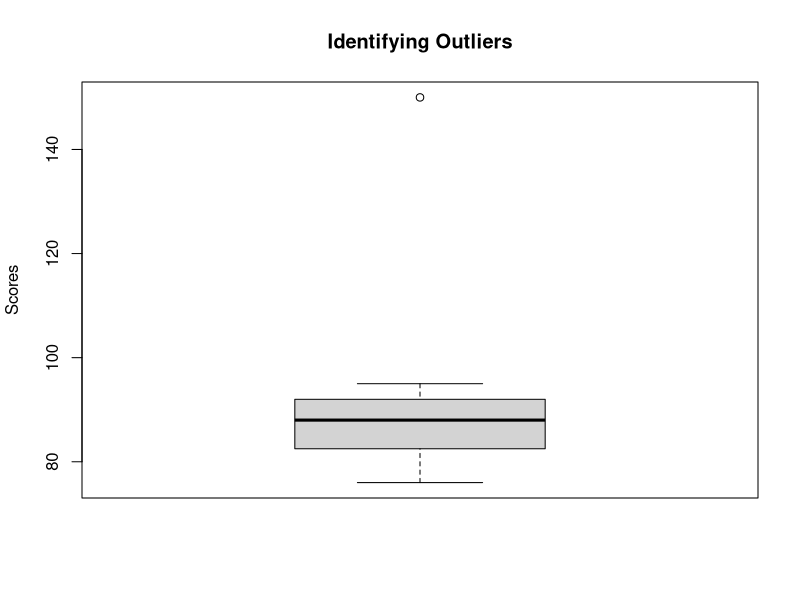
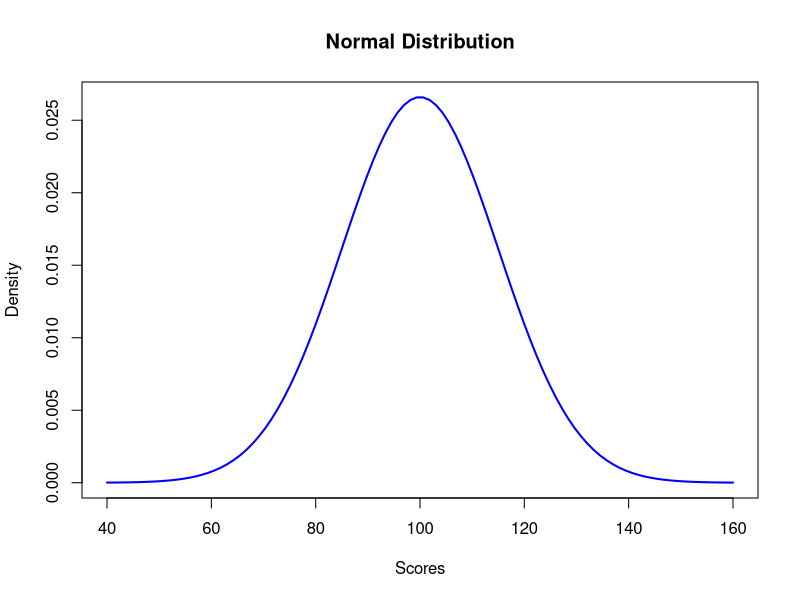
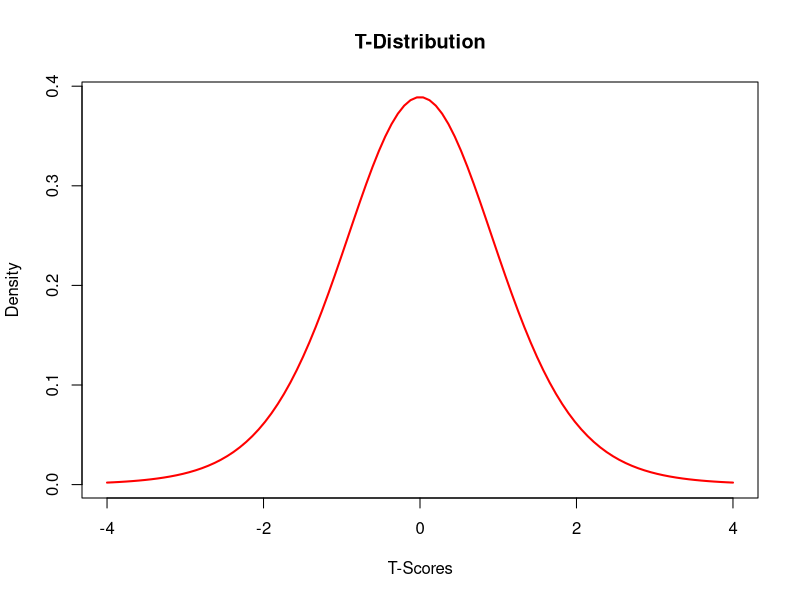

Source code (R) for these figures, in order:
## ---- chunk 1
# Sample data vector
scores <- c(85, 90, 76, 88, 95, 92, 81, 77, 84, 92)

# Calculate the mean
mean_score <- mean(scores)
print(paste("The mean score is:", mean_score))

## ---- chunk 2
# Calculate the median
median_score <- median(scores)
print(paste("The median score is:", median_score))

## ---- chunk 3
# Calculate the mode
get_mode <- function(x) {
  uniqx <- unique(x)
  uniqx[which.max(tabulate(match(x, uniqx)))]
}

mode_score <- get_mode(scores)
print(paste("The mode score is:", mode_score))

## ---- chunk 4
# Sample data vector
scores <- c(85, 90, 76, 88, 95, 92, 81, 77, 84, 92)

# Calculate the range
range_value <- max(scores) - min(scores)
print(paste("The range is:", range_value))
## ---- chunk 5
# Calculate the variance
variance_value <- var(scores)
print(paste("The variance is:", variance_value))
## ---- chunk 6
# Calculate the standard deviation
std_deviation <- sd(scores)
print(paste("The standard deviation is:", std_deviation))
## ---- chunk 7
# Stress scores for two groups
therapy_group <- c(30, 45, 50, 55, 60, 70, 80)
standard_group <- c(40, 42, 44, 46, 48, 50, 52)

# Standard deviation for each group
std_therapy <- sd(therapy_group)
std_standard <- sd(standard_group)

print(paste("Standard deviation for therapy group:", std_therapy))
print(paste("Standard deviation for standard group:", std_standard))
## ---- chunk 8
# Sample data vector
scores <- c(85, 90, 76, 88, 95, 92, 81, 77, 84, 92, 150)

# Create a boxplot to identify outliers
boxplot(scores, main="Identifying Outliers", ylab="Scores")

# Calculate the IQR and identify outliers
Q1 <- quantile(scores, 0.25)
Q3 <- quantile(scores, 0.75)
IQR <- Q3 - Q1
lower_bound <- Q1 - 1.5 * IQR
upper_bound <- Q3 + 1.5 * IQR
outliers <- scores[scores < lower_bound | scores > upper_bound]

print(paste("Outliers:", paste(outliers, collapse = ", ")))
## ---- chunk 9
# Define parameters
mean <- 100
sd <- 15

# Calculate the probability of a score being less than 110
prob_less_than_110 <- pnorm(110, mean, sd)
print(paste("Probability of a score less than 110:", prob_less_than_110))

# Calculate the probability of a score between 90 and 110
prob_between_90_and_110 <- pnorm(110, mean, sd) - pnorm(90, mean, sd)
print(paste("Probability of a score between 90 and 110:", prob_between_90_and_110))

## ---- chunk 10
# Generate a sequence of values
x <- seq(mean - 4*sd, mean + 4*sd, length=100)

# Calculate the density
y <- dnorm(x, mean, sd)

# Plot the normal distribution
plot(x, y, type="l", lwd=2, col="blue", main="Normal Distribution",
     xlab="Scores", ylab="Density")
## ---- chunk 11
# Define parameters
df <- 10  # degrees of freedom

# Calculate the probability of a t-score being less than 1.5
prob_less_than_1_5 <- pt(1.5, df)
print(paste("Probability of a t-score less than 1.5:", prob_less_than_1_5))

# Calculate the probability of a t-score between -1 and 1
prob_between_minus1_and_1 <- pt(1, df) - pt(-1, df)
print(paste("Probability of a t-score between -1 and 1:", prob_between_minus1_and_1))
## ---- chunk 12
# Generate a sequence of values
x <- seq(-4, 4, length=100)

# Calculate the density
y <- dt(x, df)

# Plot the t-distribution
plot(x, y, type="l", lwd=2, col="red", main="T-Distribution",
     xlab="T-Scores", ylab="Density")

## ---- chunk 13
# Define the sample space
sample_space <- 1:5

# Simulate responses from 100 participants
set.seed(123)  # For reproducibility
responses <- sample(sample_space, 100, replace = TRUE)

# Display the first 10 responses
print(responses[1:10])
